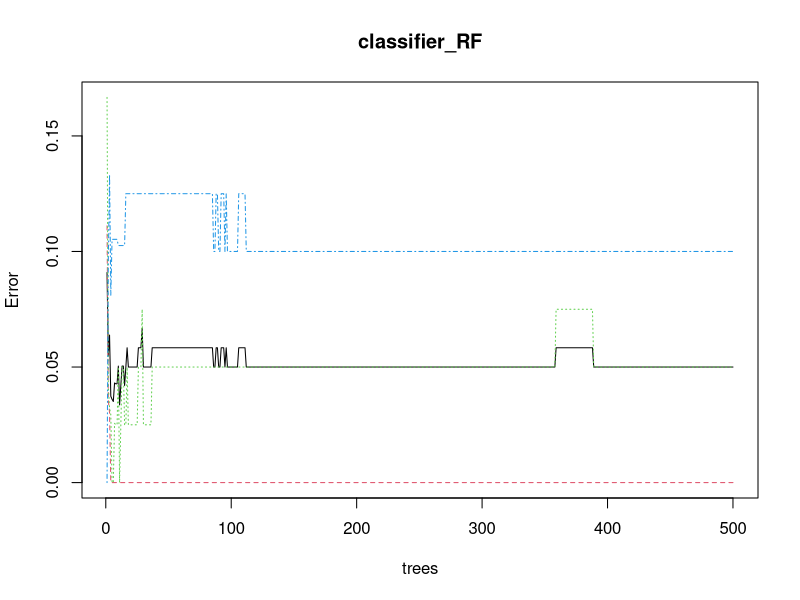
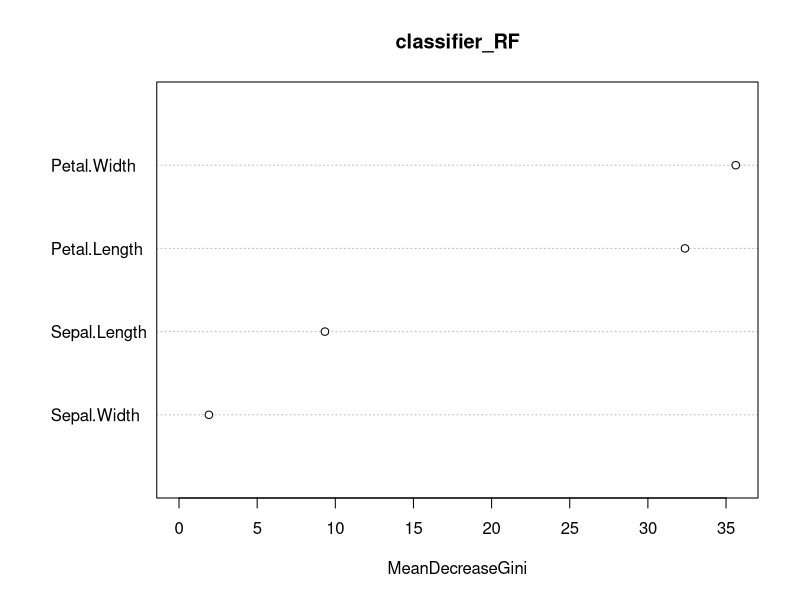

Recreate these plots in R, in order.
#Loading data data(iris) # Structure str(iris)

# Installing package 
install.packages("caTools")	 # For sampling the dataset 
install.packages("randomForest") # For implementing random forest algorithm 

library(caTools) 
library(randomForest)

head(iris)
dim(iris)

# Splitting data in train and test data 
split <- sample.split(iris, SplitRatio = 0.8) 
split 

train <- subset(iris, split == "TRUE")
test <- subset(iris, split == "FALSE")

# Fitting Random Forest to the train dataset 
set.seed(120) # Setting seed 
classifier_RF = randomForest(x = train[-5], 
                             y = train$Species, 
                             ntree = 500) 
classifier_RF 

# Predicting the Test set results 
y_pred = predict(classifier_RF, newdata = test[-5]) 

# Confusion Matrix 
confusion_mtx = table(test[, 5], y_pred) 
confusion_mtx 

# Plotting model 
plot(classifier_RF) 

# Importance plot 
importance(classifier_RF) 

# Variable importance plot 
varImpPlot(classifier_RF) 
